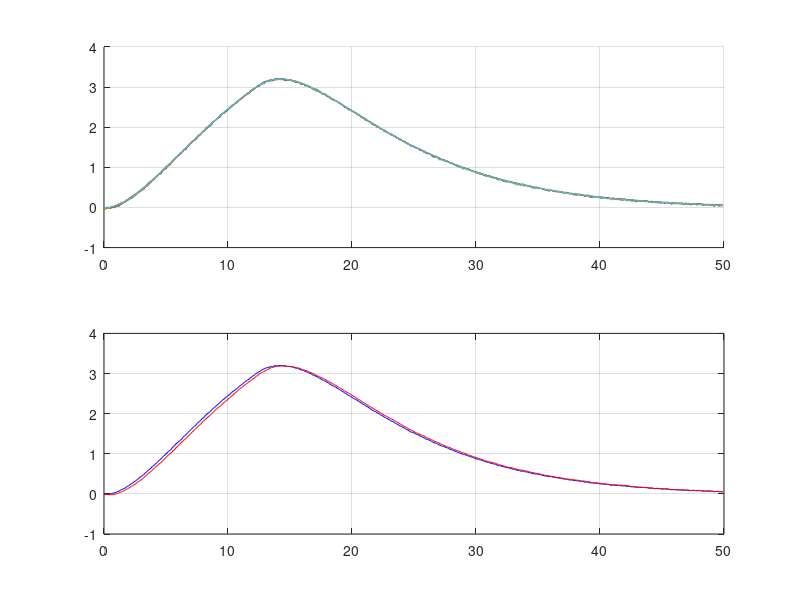

Reproduce this figure in MATLAB.
fid = fopen('exp1.txt', 'r')
exp1 = fscanf(fid, '%f', [3 inf]);
fclose(fid)

fid = fopen('exp2.txt', 'r')
exp2 = fscanf(fid, '%f', [3 inf]);
fclose(fid)

fid = fopen('exp3.txt', 'r')
exp3 = fscanf(fid, '%f', [3 inf]);
fclose(fid)

fid = fopen('exp4.txt', 'r')
exp4 = fscanf(fid, '%f', [3 inf]);
fclose(fid)

fid = fopen('exp5.txt', 'r')
exp5 = fscanf(fid, '%f', [3 inf]);
fclose(fid)

fid = fopen('exp6.txt', 'r')
exp6 = fscanf(fid, '%f', [3 inf]);
fclose(fid)

figure(1);
subplot(211), hold on, grid on;
plot(exp1(1,:), exp1(3,:));
plot(exp2(1,:), exp2(3,:));
plot(exp3(1,:), exp3(3,:));
plot(exp4(1,:), exp4(3,:));
plot(exp5(1,:), exp5(3,:));
plot(exp6(1,:), exp6(3,:));

subplot(212);
exp_sum = [];
exp_average = [];
for i = 1:length(exp1(1,:))
    exp_sum(i) = exp1(3,i) + exp2(3,i) + exp3(3,i) + exp4(3,i) + exp5(3,i) + exp6(3,i);
    exp_average(i) = exp_sum(i) ./ 6; 
end
plot(exp1(1,:), exp_average, 'b'), hold on, grid on;

% zad 6
% metod za usrednqvane na stojnosti

h_star = [0];
h = exp1(3,:);
L = 13;
a = 4/ L;
c = 1 - exp(-a);
for i = 2:length(h)
    h_star(i) = h_star(i-1) + c * (h(i) - h_star(i-1));
end

plot(exp1(1,:), h_star, 'r')


fid = fopen('h_star_imp.txt', 'w');
fprintf(fid, '%f\n', h_star);
fclose(fid);

fid = fopen('time.txt', 'w');
fprintf(fid, '%f\n', exp1(1,:));
fclose(fid);

fid = fopen('input.txt', 'w');
fprintf(fid, '%f\n', exp1(2,:));
fclose(fid);


